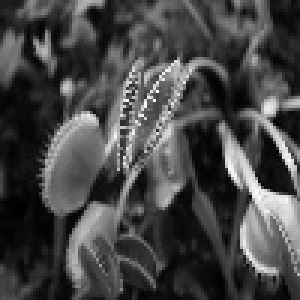
#> input picture cv-training/neg/1012.jpg, 100 x 100 px, given in place of target positive 3.jpg, which was not available (shown 3 times larger)
$ python 'picture cleaning.py'
#> lines starting #> are read from the running program, lines starting #| are printed output that depends on the picture
import urllib.request
import cv2
import numpy as np
import os

# find and delete pictures in neg that are also in uglies - for 404 pictures
def find_uglies():
    match = False
    for file_type in ['neg']:
        for img in os.listdir(file_type):
            for ugly in os.listdir('uglies'):
                try:
                    current_image_path = str(file_type)+'/'+str(img)
                    ugly = cv2.imread('uglies/'+str(ugly))
                    question = cv2.imread(current_image_path)
                    if ugly.shape == question.shape and not(np.bitwise_xor(ugly, question).any()):
                        print('That is one ugly pic! Deleting!')
                        print(current_image_path)
                        os.remove(current_image_path)
                except Exception as e:
                    print(str(e))

# method to resize and recolor (gray) a single image
def resize_positive():

    img = cv2.imread("pos/target positive 3.jpg", cv2.IMREAD_GRAYSCALE)
#> img is the input picture: shape (100, 100); min 0, max 253, mean 70
    resized_image = cv2.resize(img, (50, 50))
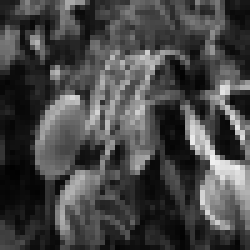
#> resized_image: shape (50, 50) (shown 5 times larger); min 1, max 240, mean 70.1
    cv2.imwrite("pos/target positive 3 50x50G.jpg", resized_image)

resize_positive()

$ run again, on cv-training/neg/1054.jpg
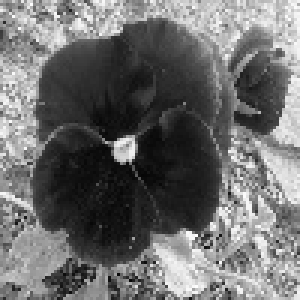
#> input picture cv-training/neg/1054.jpg, 100 x 100 px, given in place of target positive 3.jpg, which was not available (shown 3 times larger)
#> in resize_positive, img is the input picture: shape (100, 100); min 6, max 255, mean 108.9
#> in resize_positive, `resized_image = cv2.resize(img, (50, 50))`:
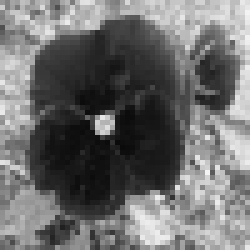
#> resized_image: shape (50, 50) (shown 5 times larger); min 10, max 244, mean 109

$ run again, on cv-training/neg/1137.jpg
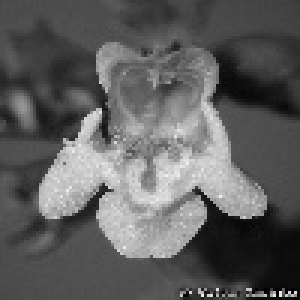
#> input picture cv-training/neg/1137.jpg, 100 x 100 px, given in place of target positive 3.jpg, which was not available (shown 3 times larger)
#> in resize_positive, img is the input picture: shape (100, 100); min 0, max 240, mean 94.2
#> in resize_positive, `resized_image = cv2.resize(img, (50, 50))`:
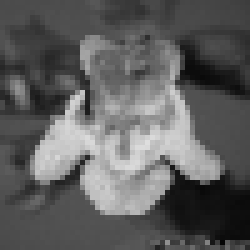
#> resized_image: shape (50, 50) (shown 5 times larger); min 5, max 222, mean 94.3

$ run again, on cv-training/neg/1174.jpg
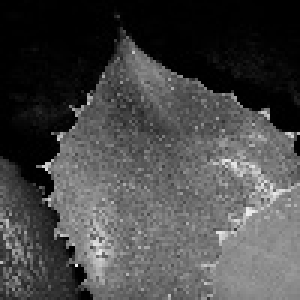
#> input picture cv-training/neg/1174.jpg, 100 x 100 px, given in place of target positive 3.jpg, which was not available (shown 3 times larger)
#> in resize_positive, img is the input picture: shape (100, 100); min 0, max 245, mean 71.6
#> in resize_positive, `resized_image = cv2.resize(img, (50, 50))`:
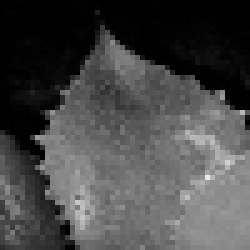
#> resized_image: shape (50, 50) (shown 5 times larger); min 0, max 234, mean 71.7
